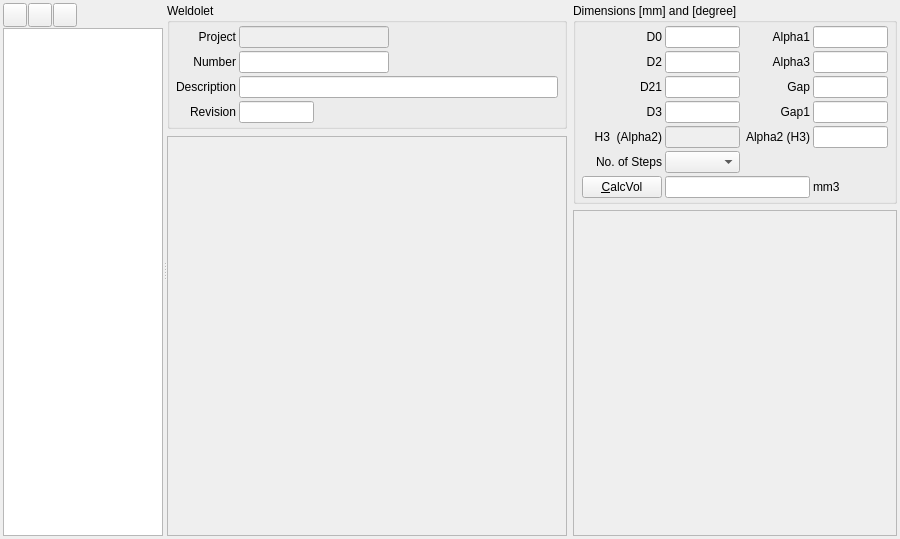
<?xml version="1.0" encoding="UTF-8"?>
<ui version="4.0">
 <class>PENG_WeldoletWeldVolumeWidget</class>
 <widget class="QWidget" name="PENG_WeldoletWeldVolumeWidget">
  <property name="geometry">
   <rect>
    <x>0</x>
    <y>0</y>
    <width>900</width>
    <height>539</height>
   </rect>
  </property>
  <property name="windowTitle">
   <string>Form</string>
  </property>
  <layout class="QGridLayout" name="gridLayout_4">
   <property name="leftMargin">
    <number>3</number>
   </property>
   <property name="topMargin">
    <number>3</number>
   </property>
   <property name="rightMargin">
    <number>3</number>
   </property>
   <property name="bottomMargin">
    <number>3</number>
   </property>
   <property name="horizontalSpacing">
    <number>3</number>
   </property>
   <item row="0" column="0">
    <widget class="QSplitter" name="splitter">
     <property name="orientation">
      <enum>Qt::Horizontal</enum>
     </property>
     <widget class="QWidget" name="layoutWidget">
      <layout class="QVBoxLayout" name="verticalLayout">
       <property name="spacing">
        <number>1</number>
       </property>
       <item>
        <layout class="QHBoxLayout" name="horizontalLayout">
         <property name="spacing">
          <number>1</number>
         </property>
         <item>
          <widget class="QToolButton" name="pbAdd">
           <property name="minimumSize">
            <size>
             <width>24</width>
             <height>24</height>
            </size>
           </property>
           <property name="maximumSize">
            <size>
             <width>24</width>
             <height>24</height>
            </size>
           </property>
           <property name="text">
            <string/>
           </property>
           <property name="icon">
            <iconset resource="../../../db/src/gui/db.qrc">
             <normaloff>:/images/icons/add.png</normaloff>:/images/icons/add.png</iconset>
           </property>
          </widget>
         </item>
         <item>
          <widget class="QToolButton" name="pbDelete">
           <property name="minimumSize">
            <size>
             <width>24</width>
             <height>24</height>
            </size>
           </property>
           <property name="maximumSize">
            <size>
             <width>24</width>
             <height>24</height>
            </size>
           </property>
           <property name="text">
            <string/>
           </property>
           <property name="icon">
            <iconset resource="../../../db/src/gui/db.qrc">
             <normaloff>:/images/icons/delete.png</normaloff>:/images/icons/delete.png</iconset>
           </property>
          </widget>
         </item>
         <item>
          <widget class="QToolButton" name="pbSave">
           <property name="minimumSize">
            <size>
             <width>24</width>
             <height>24</height>
            </size>
           </property>
           <property name="maximumSize">
            <size>
             <width>24</width>
             <height>24</height>
            </size>
           </property>
           <property name="toolTip">
            <string>Save to database</string>
           </property>
           <property name="text">
            <string/>
           </property>
           <property name="icon">
            <iconset resource="../../../db/src/gui/db.qrc">
             <normaloff>:/images/icons/database_save.png</normaloff>:/images/icons/database_save.png</iconset>
           </property>
          </widget>
         </item>
         <item>
          <spacer name="horizontalSpacer">
           <property name="orientation">
            <enum>Qt::Horizontal</enum>
           </property>
           <property name="sizeHint" stdset="0">
            <size>
             <width>40</width>
             <height>20</height>
            </size>
           </property>
          </spacer>
         </item>
        </layout>
       </item>
       <item>
        <widget class="QTableView" name="tvWeldolet"/>
       </item>
      </layout>
     </widget>
     <widget class="QWidget" name="layoutWidget_1">
      <layout class="QGridLayout" name="gridLayout_3">
       <item row="0" column="0" rowspan="3">
        <layout class="QVBoxLayout" name="verticalLayout_2">
         <item>
          <widget class="QGroupBox" name="groupBox">
           <property name="maximumSize">
            <size>
             <width>400</width>
             <height>16777215</height>
            </size>
           </property>
           <property name="title">
            <string>Weldolet</string>
           </property>
           <layout class="QGridLayout" name="gridLayout_2">
            <property name="leftMargin">
             <number>6</number>
            </property>
            <property name="topMargin">
             <number>3</number>
            </property>
            <property name="rightMargin">
             <number>6</number>
            </property>
            <property name="bottomMargin">
             <number>3</number>
            </property>
            <property name="spacing">
             <number>3</number>
            </property>
            <item row="1" column="0">
             <widget class="QLabel" name="label">
              <property name="text">
               <string>Number</string>
              </property>
              <property name="alignment">
               <set>Qt::AlignRight|Qt::AlignTrailing|Qt::AlignVCenter</set>
              </property>
             </widget>
            </item>
            <item row="1" column="1">
             <widget class="QLineEdit" name="leNumber">
              <property name="minimumSize">
               <size>
                <width>150</width>
                <height>0</height>
               </size>
              </property>
              <property name="maximumSize">
               <size>
                <width>150</width>
                <height>16777215</height>
               </size>
              </property>
             </widget>
            </item>
            <item row="2" column="0">
             <widget class="QLabel" name="label_2">
              <property name="text">
               <string>Description</string>
              </property>
              <property name="alignment">
               <set>Qt::AlignRight|Qt::AlignTrailing|Qt::AlignVCenter</set>
              </property>
             </widget>
            </item>
            <item row="2" column="1">
             <widget class="QLineEdit" name="leDescription"/>
            </item>
            <item row="0" column="0">
             <widget class="QLabel" name="label_4">
              <property name="text">
               <string>Project</string>
              </property>
              <property name="alignment">
               <set>Qt::AlignRight|Qt::AlignTrailing|Qt::AlignVCenter</set>
              </property>
             </widget>
            </item>
            <item row="0" column="1">
             <widget class="QLineEdit" name="leProject">
              <property name="enabled">
               <bool>false</bool>
              </property>
              <property name="minimumSize">
               <size>
                <width>150</width>
                <height>0</height>
               </size>
              </property>
              <property name="maximumSize">
               <size>
                <width>150</width>
                <height>16777215</height>
               </size>
              </property>
              <property name="readOnly">
               <bool>false</bool>
              </property>
             </widget>
            </item>
            <item row="3" column="0">
             <widget class="QLabel" name="label_5">
              <property name="text">
               <string>Revision</string>
              </property>
              <property name="alignment">
               <set>Qt::AlignRight|Qt::AlignTrailing|Qt::AlignVCenter</set>
              </property>
             </widget>
            </item>
            <item row="3" column="1">
             <widget class="QLineEdit" name="leRevision">
              <property name="minimumSize">
               <size>
                <width>75</width>
                <height>0</height>
               </size>
              </property>
              <property name="maximumSize">
               <size>
                <width>75</width>
                <height>16777215</height>
               </size>
              </property>
             </widget>
            </item>
           </layout>
          </widget>
         </item>
         <item>
          <spacer name="verticalSpacer">
           <property name="orientation">
            <enum>Qt::Vertical</enum>
           </property>
           <property name="sizeHint" stdset="0">
            <size>
             <width>20</width>
             <height>40</height>
            </size>
           </property>
          </spacer>
         </item>
         <item>
          <widget class="QLabel" name="lblLegend">
           <property name="minimumSize">
            <size>
             <width>400</width>
             <height>400</height>
            </size>
           </property>
           <property name="maximumSize">
            <size>
             <width>400</width>
             <height>400</height>
            </size>
           </property>
           <property name="frameShape">
            <enum>QFrame::StyledPanel</enum>
           </property>
           <property name="frameShadow">
            <enum>QFrame::Plain</enum>
           </property>
           <property name="text">
            <string/>
           </property>
           <property name="pixmap">
            <pixmap resource="peng.qrc">:/images/weldolet_legend.png</pixmap>
           </property>
          </widget>
         </item>
        </layout>
       </item>
       <item row="0" column="1">
        <layout class="QHBoxLayout" name="horizontalLayout_2">
         <item>
          <widget class="QGroupBox" name="groupBox_2">
           <property name="sizePolicy">
            <sizepolicy hsizetype="Fixed" vsizetype="Fixed">
             <horstretch>0</horstretch>
             <verstretch>0</verstretch>
            </sizepolicy>
           </property>
           <property name="title">
            <string>Dimensions [mm] and [degree]</string>
           </property>
           <layout class="QGridLayout" name="gridLayout">
            <property name="leftMargin">
             <number>6</number>
            </property>
            <property name="topMargin">
             <number>3</number>
            </property>
            <property name="rightMargin">
             <number>6</number>
            </property>
            <property name="bottomMargin">
             <number>3</number>
            </property>
            <property name="spacing">
             <number>3</number>
            </property>
            <item row="0" column="0">
             <widget class="QLabel" name="lblD0">
              <property name="text">
               <string>D0</string>
              </property>
              <property name="alignment">
               <set>Qt::AlignRight|Qt::AlignTrailing|Qt::AlignVCenter</set>
              </property>
             </widget>
            </item>
            <item row="0" column="3">
             <widget class="QLabel" name="label_13">
              <property name="text">
               <string>Alpha1</string>
              </property>
              <property name="alignment">
               <set>Qt::AlignRight|Qt::AlignTrailing|Qt::AlignVCenter</set>
              </property>
             </widget>
            </item>
            <item row="0" column="4">
             <widget class="QLineEdit" name="leAlpha1">
              <property name="minimumSize">
               <size>
                <width>75</width>
                <height>0</height>
               </size>
              </property>
              <property name="maximumSize">
               <size>
                <width>75</width>
                <height>16777215</height>
               </size>
              </property>
             </widget>
            </item>
            <item row="1" column="0">
             <widget class="QLabel" name="label_14">
              <property name="text">
               <string>D2</string>
              </property>
              <property name="alignment">
               <set>Qt::AlignRight|Qt::AlignTrailing|Qt::AlignVCenter</set>
              </property>
             </widget>
            </item>
            <item row="1" column="1" colspan="2">
             <widget class="QLineEdit" name="leD2">
              <property name="minimumSize">
               <size>
                <width>75</width>
                <height>0</height>
               </size>
              </property>
              <property name="maximumSize">
               <size>
                <width>75</width>
                <height>16777215</height>
               </size>
              </property>
             </widget>
            </item>
            <item row="1" column="3">
             <widget class="QLabel" name="label_18">
              <property name="text">
               <string>Alpha3</string>
              </property>
              <property name="alignment">
               <set>Qt::AlignRight|Qt::AlignTrailing|Qt::AlignVCenter</set>
              </property>
             </widget>
            </item>
            <item row="1" column="4">
             <widget class="QLineEdit" name="leAlpha3">
              <property name="minimumSize">
               <size>
                <width>75</width>
                <height>0</height>
               </size>
              </property>
              <property name="maximumSize">
               <size>
                <width>75</width>
                <height>16777215</height>
               </size>
              </property>
             </widget>
            </item>
            <item row="2" column="0">
             <widget class="QLabel" name="label_15">
              <property name="text">
               <string>D21</string>
              </property>
              <property name="alignment">
               <set>Qt::AlignRight|Qt::AlignTrailing|Qt::AlignVCenter</set>
              </property>
             </widget>
            </item>
            <item row="2" column="1" colspan="2">
             <widget class="QLineEdit" name="leD21">
              <property name="minimumSize">
               <size>
                <width>75</width>
                <height>0</height>
               </size>
              </property>
              <property name="maximumSize">
               <size>
                <width>75</width>
                <height>16777215</height>
               </size>
              </property>
             </widget>
            </item>
            <item row="2" column="3">
             <widget class="QLabel" name="label_19">
              <property name="text">
               <string>Gap</string>
              </property>
              <property name="alignment">
               <set>Qt::AlignRight|Qt::AlignTrailing|Qt::AlignVCenter</set>
              </property>
             </widget>
            </item>
            <item row="2" column="4">
             <widget class="QLineEdit" name="leGap">
              <property name="minimumSize">
               <size>
                <width>75</width>
                <height>0</height>
               </size>
              </property>
              <property name="maximumSize">
               <size>
                <width>75</width>
                <height>16777215</height>
               </size>
              </property>
             </widget>
            </item>
            <item row="3" column="0">
             <widget class="QLabel" name="label_16">
              <property name="text">
               <string>D3</string>
              </property>
              <property name="alignment">
               <set>Qt::AlignRight|Qt::AlignTrailing|Qt::AlignVCenter</set>
              </property>
             </widget>
            </item>
            <item row="3" column="1" colspan="2">
             <widget class="QLineEdit" name="leD3">
              <property name="minimumSize">
               <size>
                <width>75</width>
                <height>0</height>
               </size>
              </property>
              <property name="maximumSize">
               <size>
                <width>75</width>
                <height>16777215</height>
               </size>
              </property>
             </widget>
            </item>
            <item row="3" column="3">
             <widget class="QLabel" name="label_20">
              <property name="text">
               <string>Gap1</string>
              </property>
              <property name="alignment">
               <set>Qt::AlignRight|Qt::AlignTrailing|Qt::AlignVCenter</set>
              </property>
             </widget>
            </item>
            <item row="3" column="4">
             <widget class="QLineEdit" name="leGap1">
              <property name="minimumSize">
               <size>
                <width>75</width>
                <height>0</height>
               </size>
              </property>
              <property name="maximumSize">
               <size>
                <width>75</width>
                <height>16777215</height>
               </size>
              </property>
             </widget>
            </item>
            <item row="4" column="0">
             <widget class="QLabel" name="label_17">
              <property name="text">
               <string>H3  (Alpha2)</string>
              </property>
              <property name="alignment">
               <set>Qt::AlignRight|Qt::AlignTrailing|Qt::AlignVCenter</set>
              </property>
             </widget>
            </item>
            <item row="4" column="1" colspan="2">
             <widget class="QLineEdit" name="leH3">
              <property name="enabled">
               <bool>false</bool>
              </property>
              <property name="minimumSize">
               <size>
                <width>75</width>
                <height>0</height>
               </size>
              </property>
              <property name="maximumSize">
               <size>
                <width>75</width>
                <height>16777215</height>
               </size>
              </property>
             </widget>
            </item>
            <item row="4" column="3">
             <widget class="QLabel" name="label_21">
              <property name="text">
               <string>Alpha2 (H3)</string>
              </property>
              <property name="alignment">
               <set>Qt::AlignRight|Qt::AlignTrailing|Qt::AlignVCenter</set>
              </property>
             </widget>
            </item>
            <item row="6" column="0">
             <widget class="QPushButton" name="pbCalcVol">
              <property name="text">
               <string>&amp;CalcVol</string>
              </property>
             </widget>
            </item>
            <item row="4" column="4">
             <widget class="QLineEdit" name="leAlpha2">
              <property name="minimumSize">
               <size>
                <width>75</width>
                <height>0</height>
               </size>
              </property>
              <property name="maximumSize">
               <size>
                <width>75</width>
                <height>16777215</height>
               </size>
              </property>
             </widget>
            </item>
            <item row="5" column="0">
             <widget class="QLabel" name="label_22">
              <property name="text">
               <string>No. of Steps</string>
              </property>
              <property name="alignment">
               <set>Qt::AlignRight|Qt::AlignTrailing|Qt::AlignVCenter</set>
              </property>
             </widget>
            </item>
            <item row="5" column="2" colspan="3">
             <spacer name="horizontalSpacer_3">
              <property name="orientation">
               <enum>Qt::Horizontal</enum>
              </property>
              <property name="sizeHint" stdset="0">
               <size>
                <width>40</width>
                <height>20</height>
               </size>
              </property>
             </spacer>
            </item>
            <item row="5" column="1">
             <widget class="QComboBox" name="cbSteps"/>
            </item>
            <item row="6" column="1" colspan="3">
             <widget class="QLineEdit" name="leVolume"/>
            </item>
            <item row="6" column="4">
             <widget class="QLabel" name="label_3">
              <property name="text">
               <string>mm3</string>
              </property>
             </widget>
            </item>
            <item row="0" column="1">
             <widget class="QLineEdit" name="leD0">
              <property name="minimumSize">
               <size>
                <width>75</width>
                <height>0</height>
               </size>
              </property>
              <property name="maximumSize">
               <size>
                <width>75</width>
                <height>16777215</height>
               </size>
              </property>
             </widget>
            </item>
           </layout>
          </widget>
         </item>
         <item>
          <spacer name="horizontalSpacer_4">
           <property name="orientation">
            <enum>Qt::Horizontal</enum>
           </property>
           <property name="sizeHint" stdset="0">
            <size>
             <width>40</width>
             <height>20</height>
            </size>
           </property>
          </spacer>
         </item>
        </layout>
       </item>
       <item row="1" column="1" rowspan="2">
        <widget class="QFrame" name="frame">
         <property name="frameShape">
          <enum>QFrame::StyledPanel</enum>
         </property>
         <property name="frameShadow">
          <enum>QFrame::Raised</enum>
         </property>
        </widget>
       </item>
      </layout>
     </widget>
    </widget>
   </item>
  </layout>
 </widget>
 <tabstops>
  <tabstop>tvWeldolet</tabstop>
  <tabstop>pbAdd</tabstop>
  <tabstop>pbDelete</tabstop>
  <tabstop>pbSave</tabstop>
  <tabstop>leProject</tabstop>
  <tabstop>leNumber</tabstop>
  <tabstop>leDescription</tabstop>
  <tabstop>leRevision</tabstop>
  <tabstop>leD0</tabstop>
  <tabstop>leD2</tabstop>
  <tabstop>leD21</tabstop>
  <tabstop>leD3</tabstop>
  <tabstop>leH3</tabstop>
  <tabstop>leAlpha1</tabstop>
  <tabstop>leAlpha3</tabstop>
  <tabstop>leGap</tabstop>
  <tabstop>leGap1</tabstop>
  <tabstop>leAlpha2</tabstop>
  <tabstop>cbSteps</tabstop>
  <tabstop>pbCalcVol</tabstop>
  <tabstop>leVolume</tabstop>
 </tabstops>
 <resources>
  <include location="../../../db/src/gui/db.qrc"/>
  <include location="peng.qrc"/>
 </resources>
 <connections/>
</ui>
